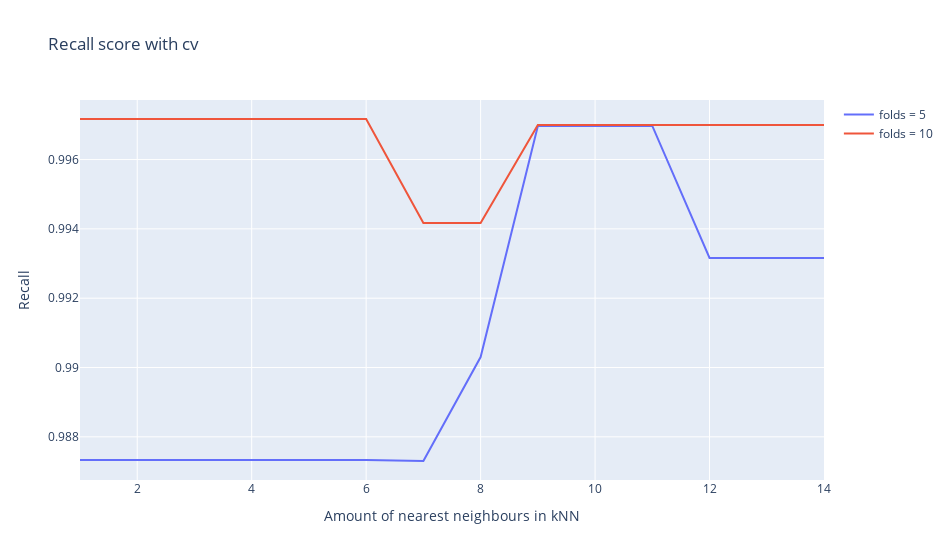

Notebook code for this chart:
### Markdown cell above
Нас особенно будет интересовать именно recall, потому что мы хотим обнаружить как можно большее количество людей с заболеваниями.

### Code cell
fig= go.Figure() 
for ind, fold in enumerate(amount_folds):
    fig.add_scatter(x=np.array(amount_k), y=result_rec[ind], mode="lines", name =f"folds = {fold}")
fig.update_layout(width=950, title="Recall score with cv", 
                  xaxis_title="Amount of nearest neighbours in kNN", yaxis_title="Recall") 
fig.show()

### Figure 1 — Plotly figure (JSON) as saved in the notebook; plotly's stock layout.template omitted (floating-point values rounded to 4 significant figures)
{"data": [{"mode": "lines", "name": "folds = 5", "type": "scatter", "x": [1, 2, 3, 4, 5, 6, 7, 8, 9, 10, 11, 12, 13, 14], "y": [0.9873, 0.9873, 0.9873, 0.9873, 0.9873, 0.9873, 0.9873, 0.9903, 0.997, 0.997, 0.997, 0.9932, 0.9932, 0.9932]}, {"mode": "lines", "name": "folds = 10", "type": "scatter", "x": [1, 2, 3, 4, 5, 6, 7, 8, 9, 10, 11, 12, 13, 14], "y": [0.9972, 0.9972, 0.9972, 0.9972, 0.9972, 0.9972, 0.9942, 0.9942, 0.997, 0.997, 0.997, 0.997, 0.997, 0.997]}], "layout": {"title": {"text": "Recall score with cv"}, "width": 950, "xaxis": {"title": {"text": "Amount of nearest neighbours in kNN"}}, "yaxis": {"title": {"text": "Recall"}}}}
